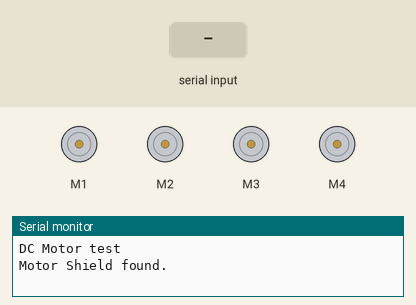
Bench run of a sketch on a simulated Arduino Uno, built with avr-gcc and run on an emulated ATmega328P. On the bench: 4 × DC motor (green arrow = forward, orange = backward, longer = faster), the last lines printed to the serial monitor. The inputs (shaded band) are chosen by the test bench.

Above: at 1.2 s.
1.3 s: "1" received over Serial
At 2.45 s:
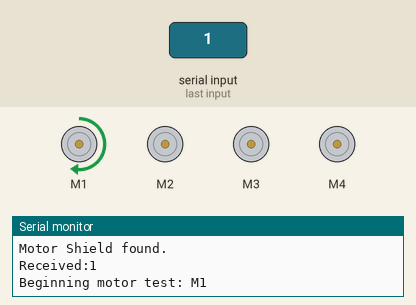
At 3.05 s:
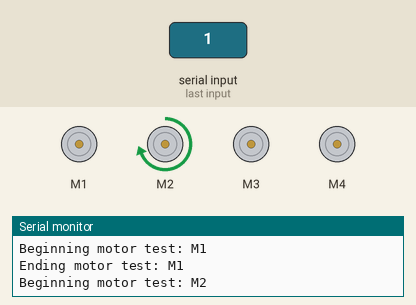
4.3 s: "1" received over Serial
7.3 s: "0" received over Serial
At 8.7 s:
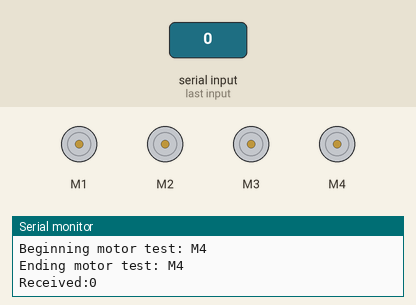
Timing chart, 0 to 10.3 s (numbered marks = the images above; inputs shaded):
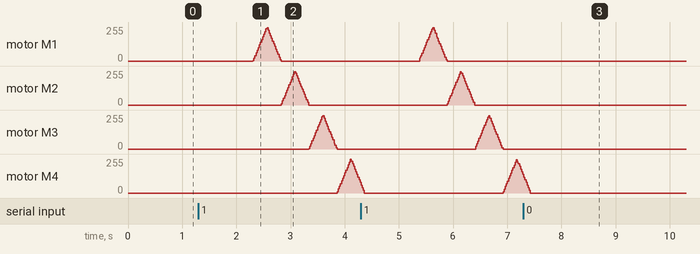

The sketch:

DCMotorTest.ino
```cpp
/*
This is a test sketch for the Adafruit assembled Motor Shield for Arduino v2
*/

#include <Adafruit_MotorShield.h>

// Create the motor shield object with the default I2C address
Adafruit_MotorShield AFMS = Adafruit_MotorShield();

// Select which 'port' M1, M2, M3 or M4. In this case, M1
Adafruit_DCMotor *M1 = AFMS.getMotor(1);
Adafruit_DCMotor *M2 = AFMS.getMotor(2);
Adafruit_DCMotor *M3 = AFMS.getMotor(3);
Adafruit_DCMotor *M4 = AFMS.getMotor(4);

Adafruit_DCMotor Motors[] = {*M1, *M2, *M3, *M4};

int step = 1;
String command;

void setup() {
  Serial.begin(9600);           // set up Serial library at 9600 bps
  Serial.println("DC Motor test");

  if (!AFMS.begin()) {         // create with the default frequency 1.6KHz
    Serial.println("Could not find Motor Shield. Check wiring.");
    while (1);
  }
  Serial.println("Motor Shield found.");
}

void loop() {
  if (Serial.available() > 0) {
    command = Serial.readString()[0]; // Get first character from buffer
    Serial.println((String)"Received:"+command);
  }

  if (command == "1") {
    for (int i = 0; i<4; i++)
    {
    Serial.println((String)"Beginning motor test: M"+(i+1));
    Motors[i].run(FORWARD);
    for (int j=0; j<255; j++) {
      Motors[i].setSpeed(j);
      delay(step);
    }
    for (int j=255; j!=0; j--) {
      Motors[i].setSpeed(j);
      delay(step);
    }
    Motors[i].run(RELEASE);
    Serial.println((String)"Ending motor test: M"+(i+1));
    }
  }
}
```

Measured:
- after the input at 1.3 s, motor M1, motor M3: rises from stopped to forward 249/255 in 0.26 s, then falls to stopped in 0.26 s; motor M2: rises from stopped to forward 251/255 in 0.24 s, then falls to stopped in 0.26 s; motor M4: rises from stopped to forward 252/255 in 0.24 s, then falls to forward 79/255 in 0.18 s
- after the input at 7.3 s, motor M1–3: stops changing and stays stopped; motor M4: goes on until 7.4 s, then stays stopped
